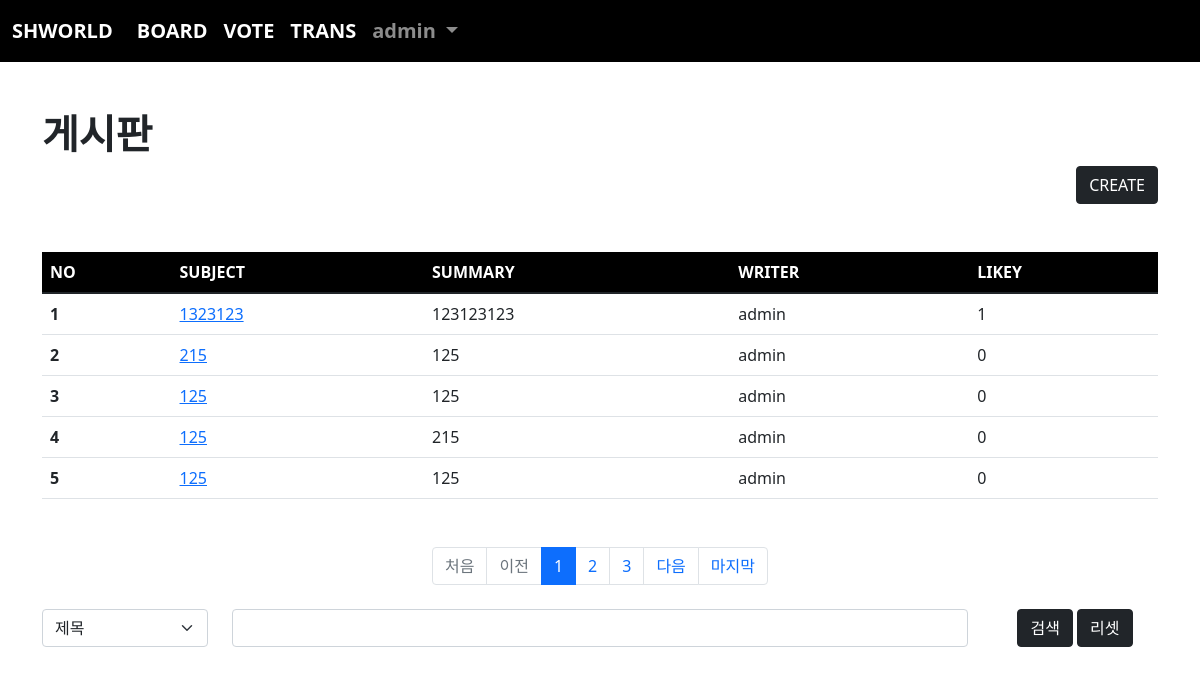
Page /board/index/ (signed in) on the committed database.
### acc/models.py (models this page shows, shortened)
class User(AbstractUser):
    pic = models.ImageField(upload_to="user/%y/%m")
    age = models.IntegerField(default=1)
    comment = models.TextField()

### board/models.py (models this page shows, shortened)
class Board(models.Model):
    subject = models.CharField(max_length=100)
    writer = models.ForeignKey(User, on_delete=models.CASCADE, related_name="writer")
    content = models.TextField()
    pubdate = models.DateTimeField()
    likey = models.ManyToManyField(User, blank=True, related_name="likey")
    def summary(self):
        if len(self.content) > 100:
            return f"{self.content[:100]} ..."
        return self.content
    def hot(self):
        if self.likey.count() >= 2:
            return True
        return False

### board/views.py (the view)
# urls.py: path('index/', views.index, name="index"),
def index(req):
    pg = req.GET.get("page", 1)
    cate = req.GET.get("cate", "")
    kw = req.GET.get("kw", "")
    if kw:
        if cate == "sub":
            b = Board.objects.filter(subject__startswith=kw)
        elif cate == "wri":
            try:
                from acc.models import User
                u = User.objects.get(username=kw)
                b = Board.objects.filter(writer=u)
            except:
                b = Board.objects.none()
        elif cate == "con":
            b = Board.objects.filter(content__contains=kw)
        else:
            b = Board.objects.all()
    else:
        b = Board.objects.all()
    b = b.order_by('-pubdate')
    pag = Paginator(b, 5)
    obj = pag.get_page(pg)
    context = {
        "bset" : obj,
        "cate" : cate,
        "kw" : kw
    }
    return render(req, "board/index.html", context)

### templates/board/index.html (shortened to what this page needs)
{% extends 'base.html' %}
{% block con %}
    {% load mathfilters %}
    <div class="container mt-5 mb-5">
        <h1><b>게시판</b></h1>
        <div class="text-end">
            <a href="{% url 'board:create' %}" class="btn btn-dark">CREATE</a>
        </div>
        <table class="table table-hover mt-5">
            <thead style="background-color: black; color:white">
                <tr>
                    <th scope="col">NO</th>
                    <th scope="col">SUBJECT</th>
                    <th scope="col">SUMMARY</th>
                    <th scope="col">WRITER</th>
                    <th scope="col">LIKEY</th>
                </tr>
            </thead>
            <tbody>
                {% if bset %}
                    {% for i in bset %}
                        <tr {% if i.hot %} style="background-color: rgba(40, 233, 223, 0.151);" {% endif %}>
                            <th scope="row">{{ bset.start_index|add:forloop.counter0 }}</th>
                            <td><a href="{% url 'board:detail' i.id %}">{{ i.subject }}</a></td>
                            <td>{{ i.summary }}</td>
                            <td>{{ i.writer }}</td>
                            <td>{{ i.likey.count }}</td>
                        </tr>
                    {% endfor %}
                {% endif %}
            </tbody>
        </table>
        <nav aria-label="Page navigation example" class="mt-5">
            <ul class="pagination justify-content-center">
                {% if bset.has_previous %}
                    <li class="page-item">
                        <a class="page-link" href="{% url 'board:index' %}?page=1&kw={{kw}}&cate={{cate}}">처음</a>
                    </li>
                    <li class="page-item">
                        <a class="page-link" href="{% url 'board:index' %}?page={{ bset.previous_page_number }}&kw={{kw}}&cate={{cate}}">이전</a>
                    </li>
                {% else %}
                    <li class="page-item disabled">
                        <a class="page-link">처음</a>
                    </li>
                    <li class="page-item disabled">
                        <a class="page-link">이전</a>
                    </li>
                {% endif %}
                {% for i in bset.paginator.page_range %}
                    {% if i >= bset.number|sub:5 and bset.number|add:4 >= i %}
                        <li class="page-item {% if bset.number == i %} active {% endif %}"><a class="page-link" href="{% url 'board:index' %}?page={{i}}&kw={{kw}}&cate={{cate}}">{{ i }}</a></li>
                    {% endif %}
                {% endfor %}
                {% if bset.has_next %}
                    <li class="page-item">
                        <a class="page-link" href="{% url 'board:index' %}?page={{ bset.next_page_number }}&kw={{kw}}&cate={{cate}}">다음</a>
                    </li>
                    <li class="page-item">
                        <a class="page-link" href="{% url 'board:index' %}?page={{ bset.paginator.num_pages }}&kw={{kw}}&cate={{cate}}">마지막</a>
                    </li>
                {% endif %}
            </ul>
        </nav>
        <form>
            <div class="row mt-4">
                <div class="col-lg-2">
                    <select name="cate" class="form-select mb-3" aria-label=".form-select-lg example">
                        <option value="sub" {% if cate == 'sub' %} selected {% endif %}>제목</option>
                    </select>
                </div>
                <div class="col-lg-8">
                    <input type="text" name="kw" value="{{kw}}" class="form-control">
                </div>
                <div class="col-lg-2 text-center">
                    <button class="btn btn-dark">검색</button>
                    <a href="{% url 'board:index' %}" class="btn btn-dark">리셋</a>
                </div>
            </div>
        </form>
    </div>
{% endblock %}

### templates/base.html (shortened to what this page needs)
<!doctype html>
<html lang="en">
    <head>
        <link href="https://cdn.jsdelivr.net/npm/bootstrap@5.1.3/dist/css/bootstrap.min.css" rel="stylesheet">
    </head>
    <body>
        {% if user.is_authenticated %}
            <nav class="navbar navbar-expand-lg navbar-dark" style="background-color: rgb(0, 0, 0); font-size: 20px; font-weight: bold;">
                <div class="container-fluid">
                    <a class="navbar-brand" href="#">SHWORLD</a>
                    <div class="collapse navbar-collapse" id="navbarSupportedContent">
                        <ul class="navbar-nav me-auto mb-2 mb-lg-0">
                            <li class="nav-item">
                                <a class="nav-link active" aria-current="page" href="{% url 'board:index' %}">BOARD</a>
                            </li>
                            <li class="nav-item">
                                <a class="nav-link active" aria-current="page" href="{% url 'vote:index' %}">VOTE</a>
                            </li>
                            <li class="nav-item">
                                <a class="nav-link active" aria-current="page" href="{% url 'trans:index' %}">TRANS</a>
                            </li>
                            <li class="nav-item dropdown">
                                <a class="nav-link dropdown-toggle" href="#" id="navbarDropdown" role="button" data-bs-toggle="dropdown" aria-expanded="false">
                                    {{ user }}
                                </a>
                            </li>
                        </ul>
                    </div>
                </div>
            </nav>
        {% endif %}
        {% if user.is_authenticated %}
            {% block con %}{% endblock %}
        {% endif %}
    </body>
</html>

### rows in the picture
User: username "admin"
Board: start_index|add "1", subject "1323123", summary "123123123", writer "admin", likey.count "1"
Board: start_index|add "2", subject "215", summary "125", writer "admin", likey.count "0"
Board: start_index|add "3", subject "125", summary "125", writer "admin", likey.count "0"
Board: start_index|add "4", subject "125", summary "215", writer "admin", likey.count "0"
Board: start_index|add "5", subject "125", summary "125", writer "admin", likey.count "0"

### other values in the picture
{{ i }} "1" "2" "3"
